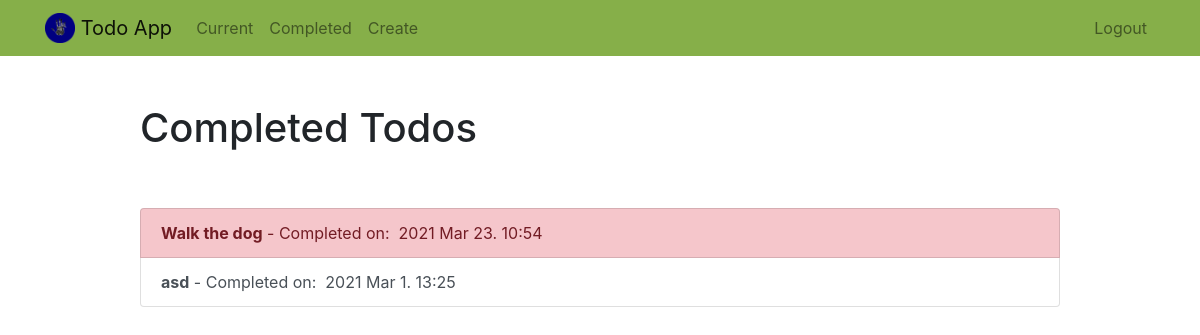
/completed/ (signed in), run on an earlier commit of the app's database.
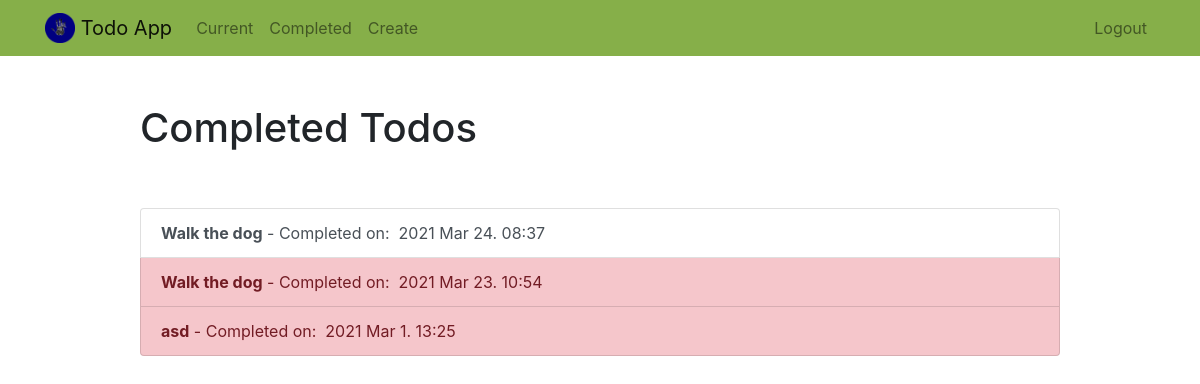
And on a later commit of the database.
### todo/models.py (models this page shows, shortened)
class Todo(models.Model):
    title = models.CharField(max_length=100)
    memo = models.TextField(blank=True)
    created= models.DateTimeField(auto_now_add=True)
    datecompleted = models.DateTimeField(null=True, blank=True)
    important = models.BooleanField(default=False)
    user = models.ForeignKey(User, on_delete=models.CASCADE)

### todo/views.py (the view)
# urls.py: path('completed/', views.completedtodos, name='completedtodos'),
@login_required
def completedtodos(request):
    todos = Todo.objects.filter(user=request.user, datecompleted__isnull=False).order_by('-datecompleted')
    return render(request, 'todo/completedtodos.html', {'todos' : todos})

### todo/templates/todo/completedtodos.html
{% extends 'todo/base.html' %}
{% block content %}
    <div class="row justify-content-center mt-5">
        <div class="col-md-10">
            <h1>Completed Todos</h1>
        </div>
    </div>
    <div class="row justify-content-center mt-5">
        <div class="col-md-10">
            <div class="list-group">
                {% for todo in todos %}
                    <a href="{% url 'viewtodo' todo.id %}" class="list-group-item list-group-item-action{% if todo.important %} list-group-item-danger{% endif %}"><b>{{ todo.title }}</b> - Completed on:&nbsp {{ todo.datecompleted|date:'Y M j. H:i' }}</a>
                {% endfor %}
            </div>
        </div>
    </div>
{% endblock %}

What changed in the data, as far as the page shows it:
now on this page (row edited): Todo: title "Walk the dog", datecompleted "2021 Mar 24. 08:37", important False (drawn)
changed Todo "asd": important False → True (drawn)
